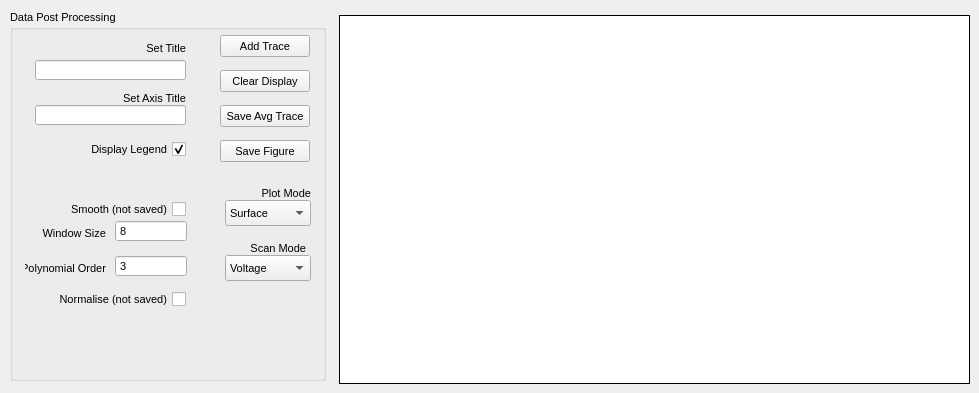
   <widget class="QWidget" name="Overview">
    <attribute name="title">
     <string>Overview</string>
    </attribute>
    <widget class="MatplotlibWidgetOverview" name="OverviewGraph">
     <property name="geometry">
      <rect>
       <x>339</x>
       <y>15</y>
       <width>631</width>
       <height>369</height>
      </rect>
     </property>
     <property name="sizePolicy">
      <sizepolicy hsizetype="Expanding" vsizetype="Expanding">
       <horstretch>4</horstretch>
       <verstretch>3</verstretch>
      </sizepolicy>
     </property>
     <property name="frameShape">
      <enum>QFrame::Box</enum>
     </property>
     <property name="frameShadow">
      <enum>QFrame::Plain</enum>
     </property>
    </widget>
    <widget class="QGroupBox" name="groupBox_dispAll_2">
     <property name="geometry">
      <rect>
       <x>10</x>
       <y>10</y>
       <width>316</width>
       <height>371</height>
      </rect>
     </property>
     <property name="sizePolicy">
      <sizepolicy hsizetype="Ignored" vsizetype="Ignored">
       <horstretch>0</horstretch>
       <verstretch>0</verstretch>
      </sizepolicy>
     </property>
     <property name="font">
      <font>
       <family>Tahoma</family>
       <pointsize>8</pointsize>
       <weight>50</weight>
       <bold>false</bold>
      </font>
     </property>
     <property name="title">
      <string>Data Post Processing </string>
     </property>
     <property name="flat">
      <bool>false</bool>
     </property>
     <widget class="QPushButton" name="btn_overviewSaveTrace">
      <property name="geometry">
       <rect>
        <x>210</x>
        <y>95</y>
        <width>90</width>
        <height>22</height>
       </rect>
      </property>
      <property name="sizePolicy">
       <sizepolicy hsizetype="Fixed" vsizetype="Fixed">
        <horstretch>0</horstretch>
        <verstretch>0</verstretch>
       </sizepolicy>
      </property>
      <property name="minimumSize">
       <size>
        <width>90</width>
        <height>22</height>
       </size>
      </property>
      <property name="font">
       <font>
        <weight>50</weight>
        <bold>false</bold>
       </font>
      </property>
      <property name="text">
       <string>Save Avg Trace</string>
      </property>
     </widget>
     <widget class="QPushButton" name="btn_addOverview">
      <property name="geometry">
       <rect>
        <x>210</x>
        <y>25</y>
        <width>90</width>
        <height>22</height>
       </rect>
      </property>
      <property name="sizePolicy">
       <sizepolicy hsizetype="Fixed" vsizetype="Fixed">
        <horstretch>0</horstretch>
        <verstretch>0</verstretch>
       </sizepolicy>
      </property>
      <property name="minimumSize">
       <size>
        <width>90</width>
        <height>22</height>
       </size>
      </property>
      <property name="font">
       <font>
        <weight>50</weight>
        <bold>false</bold>
       </font>
      </property>
      <property name="text">
       <string>Add Trace</string>
      </property>
     </widget>
     <widget class="QSpinBox" name="inp_overviewSmoothWin">
      <property name="geometry">
       <rect>
        <x>105</x>
        <y>210</y>
        <width>72</width>
        <height>22</height>
       </rect>
      </property>
      <property name="sizePolicy">
       <sizepolicy hsizetype="Fixed" vsizetype="Fixed">
        <horstretch>0</horstretch>
        <verstretch>0</verstretch>
       </sizepolicy>
      </property>
      <property name="minimumSize">
       <size>
        <width>72</width>
        <height>22</height>
       </size>
      </property>
      <property name="maximumSize">
       <size>
        <width>40</width>
        <height>16777215</height>
       </size>
      </property>
      <property name="font">
       <font>
        <weight>50</weight>
        <bold>false</bold>
       </font>
      </property>
      <property name="mouseTracking">
       <bool>true</bool>
      </property>
      <property name="wrapping">
       <bool>false</bool>
      </property>
      <property name="frame">
       <bool>true</bool>
      </property>
      <property name="buttonSymbols">
       <enum>QAbstractSpinBox::NoButtons</enum>
      </property>
      <property name="keyboardTracking">
       <bool>true</bool>
      </property>
      <property name="minimum">
       <number>1</number>
      </property>
      <property name="maximum">
       <number>200</number>
      </property>
      <property name="singleStep">
       <number>2</number>
      </property>
      <property name="value">
       <number>8</number>
      </property>
     </widget>
     <widget class="QSpinBox" name="inp_overviewSmoothPol">
      <property name="geometry">
       <rect>
        <x>105</x>
        <y>245</y>
        <width>72</width>
        <height>22</height>
       </rect>
      </property>
      <property name="sizePolicy">
       <sizepolicy hsizetype="Fixed" vsizetype="Fixed">
        <horstretch>0</horstretch>
        <verstretch>0</verstretch>
       </sizepolicy>
      </property>
      <property name="minimumSize">
       <size>
        <width>72</width>
        <height>22</height>
       </size>
      </property>
      <property name="maximumSize">
       <size>
        <width>40</width>
        <height>16777215</height>
       </size>
      </property>
      <property name="font">
       <font>
        <weight>50</weight>
        <bold>false</bold>
       </font>
      </property>
      <property name="mouseTracking">
       <bool>true</bool>
      </property>
      <property name="wrapping">
       <bool>false</bool>
      </property>
      <property name="frame">
       <bool>true</bool>
      </property>
      <property name="buttonSymbols">
       <enum>QAbstractSpinBox::NoButtons</enum>
      </property>
      <property name="keyboardTracking">
       <bool>true</bool>
      </property>
      <property name="maximum">
       <number>10</number>
      </property>
      <property name="value">
       <number>3</number>
      </property>
     </widget>
     <widget class="QPushButton" name="btn_clearOverview">
      <property name="geometry">
       <rect>
        <x>210</x>
        <y>60</y>
        <width>90</width>
        <height>22</height>
       </rect>
      </property>
      <property name="sizePolicy">
       <sizepolicy hsizetype="Fixed" vsizetype="Fixed">
        <horstretch>0</horstretch>
        <verstretch>0</verstretch>
       </sizepolicy>
      </property>
      <property name="minimumSize">
       <size>
        <width>90</width>
        <height>22</height>
       </size>
      </property>
      <property name="font">
       <font>
        <weight>50</weight>
        <bold>false</bold>
       </font>
      </property>
      <property name="text">
       <string>Clear Display</string>
      </property>
     </widget>
     <widget class="QLabel" name="label_39">
      <property name="geometry">
       <rect>
        <x>15</x>
        <y>215</y>
        <width>81</width>
        <height>16</height>
       </rect>
      </property>
      <property name="font">
       <font>
        <weight>50</weight>
        <bold>false</bold>
        <kerning>true</kerning>
       </font>
      </property>
      <property name="layoutDirection">
       <enum>Qt::RightToLeft</enum>
      </property>
      <property name="text">
       <string>Window Size</string>
      </property>
      <property name="alignment">
       <set>Qt::AlignRight|Qt::AlignTrailing|Qt::AlignVCenter</set>
      </property>
     </widget>
     <widget class="QLabel" name="label_40">
      <property name="geometry">
       <rect>
        <x>15</x>
        <y>250</y>
        <width>81</width>
        <height>16</height>
       </rect>
      </property>
      <property name="font">
       <font>
        <weight>50</weight>
        <bold>false</bold>
        <kerning>true</kerning>
       </font>
      </property>
      <property name="text">
       <string>Polynomial Order</string>
      </property>
      <property name="alignment">
       <set>Qt::AlignRight|Qt::AlignTrailing|Qt::AlignVCenter</set>
      </property>
     </widget>
     <widget class="QCheckBox" name="chk_overviewSmooth">
      <property name="geometry">
       <rect>
        <x>55</x>
        <y>190</y>
        <width>121</width>
        <height>18</height>
       </rect>
      </property>
      <property name="layoutDirection">
       <enum>Qt::RightToLeft</enum>
      </property>
      <property name="text">
       <string>Smooth (not saved)</string>
      </property>
     </widget>
     <widget class="QCheckBox" name="chk_normaliseOverview">
      <property name="geometry">
       <rect>
        <x>30</x>
        <y>280</y>
        <width>146</width>
        <height>18</height>
       </rect>
      </property>
      <property name="font">
       <font>
        <pointsize>8</pointsize>
        <weight>50</weight>
        <bold>false</bold>
       </font>
      </property>
      <property name="layoutDirection">
       <enum>Qt::RightToLeft</enum>
      </property>
      <property name="text">
       <string>Normalise (not saved)</string>
      </property>
     </widget>
     <widget class="QPushButton" name="btn_overviewSaveFigure">
      <property name="geometry">
       <rect>
        <x>210</x>
        <y>130</y>
        <width>90</width>
        <height>22</height>
       </rect>
      </property>
      <property name="sizePolicy">
       <sizepolicy hsizetype="Fixed" vsizetype="Fixed">
        <horstretch>0</horstretch>
        <verstretch>0</verstretch>
       </sizepolicy>
      </property>
      <property name="minimumSize">
       <size>
        <width>90</width>
        <height>22</height>
       </size>
      </property>
      <property name="font">
       <font>
        <weight>50</weight>
        <bold>false</bold>
       </font>
      </property>
      <property name="text">
       <string>Save Figure</string>
      </property>
     </widget>
     <widget class="QLabel" name="label_48">
      <property name="geometry">
       <rect>
        <x>95</x>
        <y>30</y>
        <width>81</width>
        <height>16</height>
       </rect>
      </property>
      <property name="font">
       <font>
        <weight>50</weight>
        <bold>false</bold>
        <kerning>true</kerning>
       </font>
      </property>
      <property name="layoutDirection">
       <enum>Qt::RightToLeft</enum>
      </property>
      <property name="text">
       <string>Set Title</string>
      </property>
      <property name="alignment">
       <set>Qt::AlignRight|Qt::AlignTrailing|Qt::AlignVCenter</set>
      </property>
     </widget>
     <widget class="QLineEdit" name="inp_overviewSetTitle">
      <property name="geometry">
       <rect>
        <x>25</x>
        <y>50</y>
        <width>151</width>
        <height>20</height>
       </rect>
      </property>
     </widget>
     <widget class="QLineEdit" name="inp_overviewSetAxisTitle">
      <property name="geometry">
       <rect>
        <x>25</x>
        <y>95</y>
        <width>151</width>
        <height>20</height>
       </rect>
      </property>
     </widget>
     <widget class="QLabel" name="label_50">
      <property name="geometry">
       <rect>
        <x>95</x>
        <y>80</y>
        <width>81</width>
        <height>16</height>
       </rect>
      </property>
      <property name="font">
       <font>
        <weight>50</weight>
        <bold>false</bold>
        <kerning>true</kerning>
       </font>
      </property>
      <property name="layoutDirection">
       <enum>Qt::RightToLeft</enum>
      </property>
      <property name="text">
       <string>Set Axis Title</string>
      </property>
      <property name="alignment">
       <set>Qt::AlignRight|Qt::AlignTrailing|Qt::AlignVCenter</set>
      </property>
     </widget>
     <widget class="QComboBox" name="scanModeSelectOverview">
      <property name="geometry">
       <rect>
        <x>215</x>
        <y>245</y>
        <width>86</width>
        <height>26</height>
       </rect>
      </property>
      <property name="sizePolicy">
       <sizepolicy hsizetype="Fixed" vsizetype="Fixed">
        <horstretch>0</horstretch>
        <verstretch>0</verstretch>
       </sizepolicy>
      </property>
      <property name="font">
       <font>
        <weight>50</weight>
        <bold>false</bold>
       </font>
      </property>
      <item>
       <property name="text">
        <string>Voltage</string>
       </property>
      </item>
      <item>
       <property name="text">
        <string>Wavelength</string>
       </property>
      </item>
      <item>
       <property name="text">
        <string>Delay</string>
       </property>
      </item>
     </widget>
     <widget class="QLabel" name="label_51">
      <property name="geometry">
       <rect>
        <x>215</x>
        <y>230</y>
        <width>81</width>
        <height>16</height>
       </rect>
      </property>
      <property name="font">
       <font>
        <weight>50</weight>
        <bold>false</bold>
        <kerning>true</kerning>
       </font>
      </property>
      <property name="layoutDirection">
       <enum>Qt::RightToLeft</enum>
      </property>
      <property name="text">
       <string>Scan Mode</string>
      </property>
      <property name="alignment">
       <set>Qt::AlignRight|Qt::AlignTrailing|Qt::AlignVCenter</set>
      </property>
     </widget>
     <widget class="QComboBox" name="plotModeSelectOverview">
      <property name="geometry">
       <rect>
        <x>215</x>
        <y>190</y>
        <width>86</width>
        <height>26</height>
       </rect>
      </property>
      <property name="sizePolicy">
       <sizepolicy hsizetype="Fixed" vsizetype="Fixed">
        <horstretch>0</horstretch>
        <verstretch>0</verstretch>
       </sizepolicy>
      </property>
      <property name="font">
       <font>
        <weight>50</weight>
        <bold>false</bold>
       </font>
      </property>
      <item>
       <property name="text">
        <string>Surface</string>
       </property>
      </item>
      <item>
       <property name="text">
        <string>Field</string>
       </property>
      </item>
      <item>
       <property name="text">
        <string>Both</string>
       </property>
      </item>
     </widget>
     <widget class="QLabel" name="label_52">
      <property name="geometry">
       <rect>
        <x>220</x>
        <y>175</y>
        <width>81</width>
        <height>16</height>
       </rect>
      </property>
      <property name="font">
       <font>
        <weight>50</weight>
        <bold>false</bold>
        <kerning>true</kerning>
       </font>
      </property>
      <property name="layoutDirection">
       <enum>Qt::RightToLeft</enum>
      </property>
      <property name="text">
       <string>Plot Mode</string>
      </property>
      <property name="alignment">
       <set>Qt::AlignRight|Qt::AlignTrailing|Qt::AlignVCenter</set>
      </property>
     </widget>
     <widget class="QCheckBox" name="chk_setLegendOverview">
      <property name="geometry">
       <rect>
        <x>60</x>
        <y>130</y>
        <width>116</width>
        <height>18</height>
       </rect>
      </property>
      <property name="font">
       <font>
        <pointsize>8</pointsize>
        <weight>50</weight>
        <bold>false</bold>
       </font>
      </property>
      <property name="layoutDirection">
       <enum>Qt::RightToLeft</enum>
      </property>
      <property name="text">
       <string>Display Legend</string>
      </property>
      <property name="checked">
       <bool>true</bool>
      </property>
     </widget>
    </widget>
   </widget>
